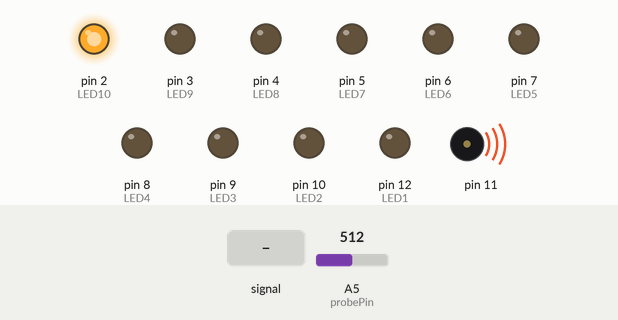
Simulated run of this sketch. Board: Arduino Uno, built with avr-gcc and run on an emulated ATmega328P. Shown: output pins drawn as LEDs (lit = HIGH), buzzer (waves = sounding). Dashed ring = blinking. The test bench sets the inputs (shaded band); at power-on: A5 (probePin) = 512. What the sketch prints to the serial monitor is not drawn.

Above: at 1.2 s.
1.3 s: A5 (probePin) fed a 200 Hz sine of ±460 counts around its level
At 1.59 s:
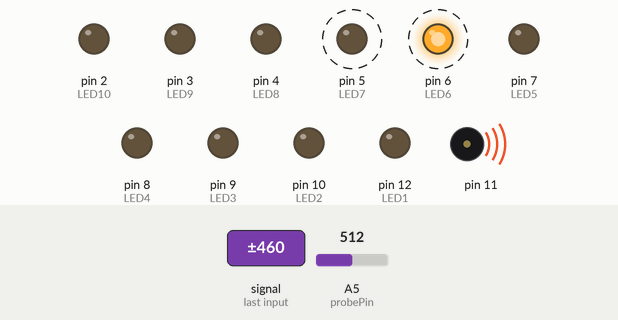
4.3 s: A5 (probePin) set to 40
At 5.6 s:
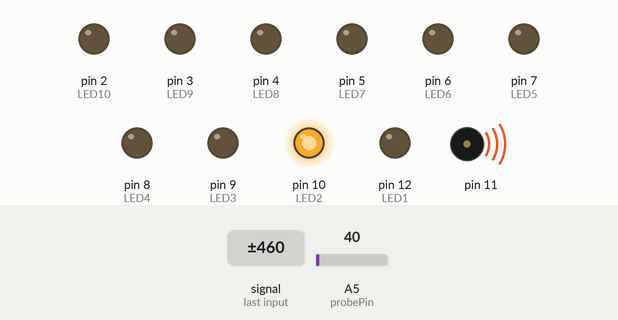
5.9 s: A5 (probePin) set to 45
At 6.6 s:
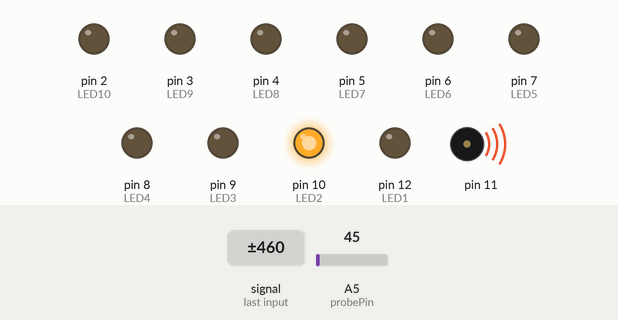
7.4 s: A5 (probePin) set to 54
At 8.2 s:
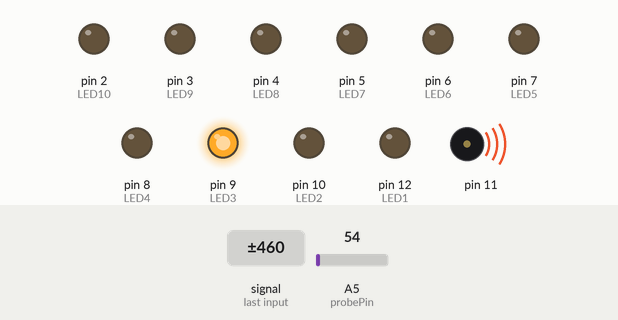
8.9 s: A5 (probePin) set to 122
At 10.2 s:
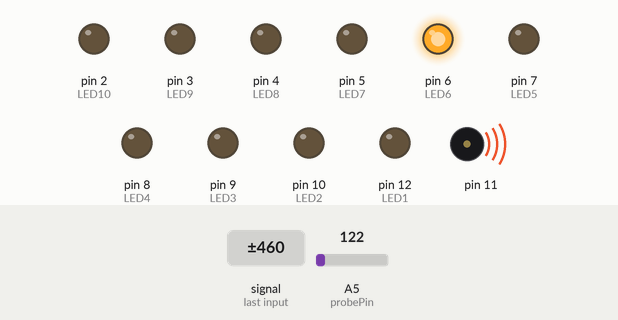
10.5 s: A5 (probePin) fed a 200 Hz sine of ±81 counts around its level
At 10.95 s:
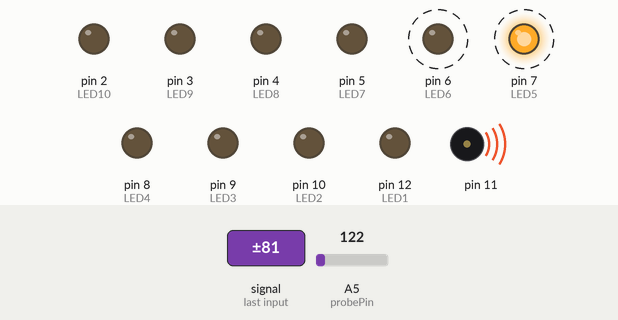
Timing chart, 0 to 14.5 s (numbered marks = the images above; inputs shaded):
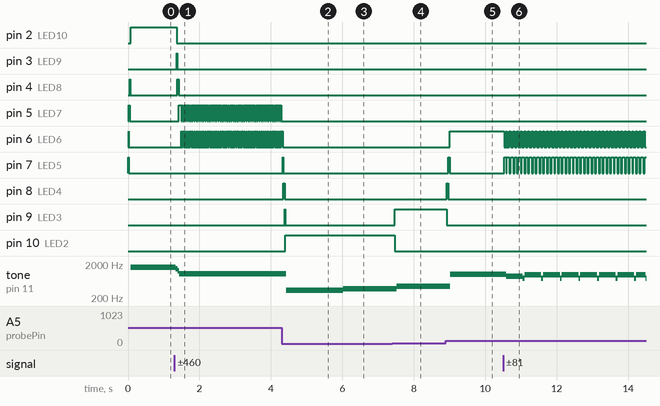

The sketch:

EMF_Spirit_Detector_Arduino.ino
```cpp
#define NUMREADINGS 25 // raise this number to increase data smoothing

int senseLimit = 200; // raise this number to decrease sensitivity (up to 1023 max)
int probePin = 5; // analog 5
int val = 0; // reading from probePin

int LED1 = 12;  // connections
int LED2 = 10;  // to
int LED3 = 9;   // LED
int LED4 = 8;   // bargraph
int LED5 = 7;   // anodes
int LED6 = 6;   // with
int LED7 = 5;   // resistors
int LED8 = 4;   // in
int LED9 = 3;   // series
int LED10 = 2;  //

// variables for smoothing

int readings[NUMREADINGS];                // the readings from the analog input
int index = 0;                            // the index of the current reading
int total = 0;                            // the running total
int average = 0;                          // final average of the probe reading

void setup() {

  pinMode(2, OUTPUT);  // specify LED bargraph outputs
  pinMode(3, OUTPUT);
  pinMode(4, OUTPUT);
  pinMode(5, OUTPUT);
  pinMode(6, OUTPUT);
  pinMode(7, OUTPUT);
  pinMode(8, OUTPUT);
  pinMode(9, OUTPUT);
  pinMode(10, OUTPUT);
  pinMode(12, OUTPUT);

  Serial.begin(9600);  // initiate serial connection for debugging/etc

  for (int i = 0; i < NUMREADINGS; i++)
    readings[i] = 0;                      // initialize all the readings to 0
}

void loop() {

  val = analogRead(probePin);  // take a reading from the probe

  if(val >= 1){                // if the reading isn't zero, proceed

    val = constrain(val, 1, senseLimit);  // turn any reading higher than the senseLimit value into the senseLimit value
    val = map(val, 1, senseLimit, 1, 1023);  // remap the constrained value within a 1 to 1023 range

    total -= readings[index];               // subtract the last reading
    readings[index] = val; // read from the sensor
    total += readings[index];               // add the reading to the total
    index = (index + 1);                    // advance to the next index

    if (index >= NUMREADINGS)               // if we're at the end of the array...
      index = 0;                            // ...wrap around to the beginning

    average = total / NUMREADINGS;          // calculate the average

        int thisPitch = map (average, 50, 950, 100, 1500);
       tone(11, thisPitch,120);

    if (average > 50 && average < 150){                // if the average is over 50 ...
      digitalWrite(LED1, HIGH);   // light the first LED

    }
    else{                         // and if it's not ...
      digitalWrite(LED1, LOW);// turn that LED off

    }

    if (average >= 150 && average < 250){               // and so on ...
      digitalWrite(LED2, HIGH);
    }
    else{
      digitalWrite(LED2, LOW);
    }

    if (average >= 250 && average < 350){
      digitalWrite(LED3, HIGH);
    }

    else{
      digitalWrite(LED3, LOW);

    }

    if (average >= 350 && average < 450){
      digitalWrite(LED4, HIGH);

    }
    else{
      digitalWrite(LED4, LOW);

    }

    if (average >= 450 && average < 550){
      digitalWrite(LED5, HIGH);

    }
    else{
      digitalWrite(LED5, LOW);

    }

    if (average >= 550 && average < 650 ){
      digitalWrite(LED6, HIGH);

    }
    else{
      digitalWrite(LED6, LOW);

    }

    if (average >= 650 &&average < 750){
      digitalWrite(LED7, HIGH);

    }
    else{
      digitalWrite(LED7, LOW);

    }

    if (average >= 750 && average <850){
      digitalWrite(LED8, HIGH);

    }
    else{
      digitalWrite(LED8, LOW);

    }

    if (average >= 825 && average <900){
      digitalWrite(LED9, HIGH);
    }

    else{
      digitalWrite(LED9, LOW);

    }

    if (average > 900){
      digitalWrite(LED10, HIGH);

    }
    else{
      digitalWrite(LED10, LOW);

    }

    Serial.println(val); // use output to aid in calibrating
  }
}
```

Measured:
- the behaviour switches between 49 and 50 on A5 (probePin) (found by bisection; images 3 and 4)
- after the input at 1.3 s, pin 2 (LED10): HIGH → LOW after 0.07 s; pin 3 (LED9): LOW → HIGH after 0.07 s, → LOW 0.01 s later; pin 4 (LED8): LOW → HIGH after 0.07 s, → LOW 0.05 s later; pin 5 (LED7): alternates HIGH for 0.03 s and LOW for 0.02 s, starting after 0.12 s; pin 6 (LED6): alternates HIGH for 0.02 s and LOW for 0.03 s, starting after 0.18 s
- after the input at 4.3 s, pin 5 (LED7): stops changing and stays LOW; pin 6 (LED6): goes on until 4.3 s, then stays LOW; pin 7 (LED5): LOW → HIGH at once, → LOW 0.02 s later; pin 8 (LED4): LOW → HIGH after 0.05 s, → LOW 0.04 s later; pin 9 (LED3): LOW → HIGH after 0.09 s, → LOW 0.02 s later
- after the input at 5.9 s, tone on pin 11: 334 Hz → 373 Hz after 0.13 s
- after the input at 7.4 s, pin 9 (LED3): LOW → HIGH after 0.07 s; pin 10 (LED2): HIGH → LOW after 0.07 s; tone on pin 11: 373 Hz → 446 Hz after 0.13 s
- after the input at 8.9 s, pin 6 (LED6): LOW → HIGH after 0.10 s; pin 7 (LED5): LOW → HIGH after 0.06 s, → LOW 0.04 s later; pin 8 (LED4): LOW → HIGH at once, → LOW 0.04 s later; pin 9 (LED3): HIGH → LOW at once; tone on pin 11: 446 Hz → 989 Hz after 0.13 s
- after the input at 10.5 s, pin 6 (LED6): alternates HIGH for 0.04 s and LOW for 0.06 s, starting at once; pin 7 (LED5): alternates HIGH for 0.06 s and LOW for 0.04 s, starting at once
